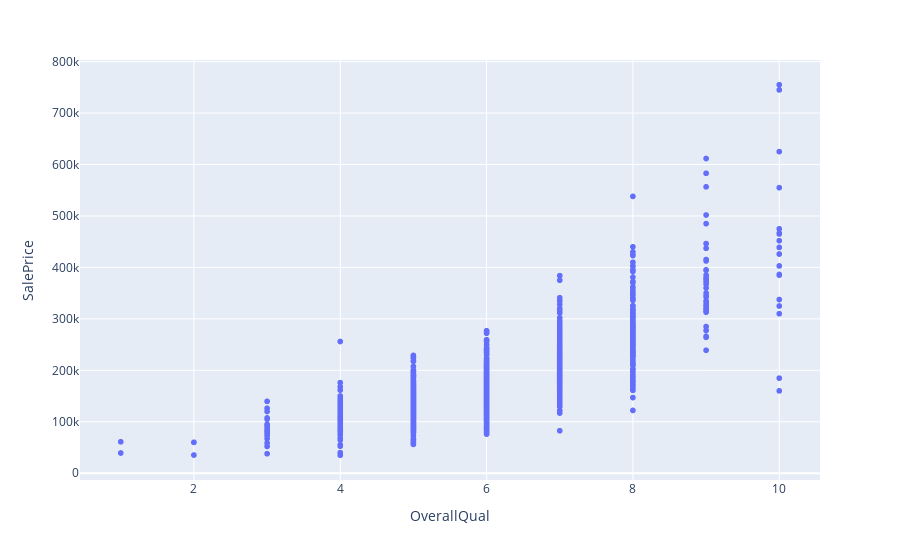

Source (notebook cell):
### Code cell
px.scatter(data_frame=housing,x='OverallQual',y='SalePrice')

### Figure 1 — Plotly figure (JSON) as saved in the notebook; plotly's stock layout.template omitted (floating-point values rounded to 4 significant figures; data arrays with more than 128 entries replaced by an {"elided": "..."} marker saying what was removed)
{"data": [{"hovertemplate": "OverallQual=%{x}<br>SalePrice=%{y}<extra></extra>", "legendgroup": "", "marker": {"color": "#636efa", "symbol": "circle"}, "mode": "markers", "name": "", "showlegend": false, "type": "scattergl", "x": {"elided": "1460 int values"}, "xaxis": "x", "y": {"elided": "1460 int values"}, "yaxis": "y"}], "layout": {"autosize": true, "legend": {"tracegroupgap": 0}, "margin": {"t": 60}, "xaxis": {"anchor": "y", "autorange": true, "domain": [0, 1], "range": [0.4617, 10.54], "title": {"text": "OverallQual"}, "type": "linear"}, "yaxis": {"anchor": "x", "autorange": true, "domain": [0, 1], "range": [-20860.0, 810800.0], "title": {"text": "SalePrice"}, "type": "linear"}}}
